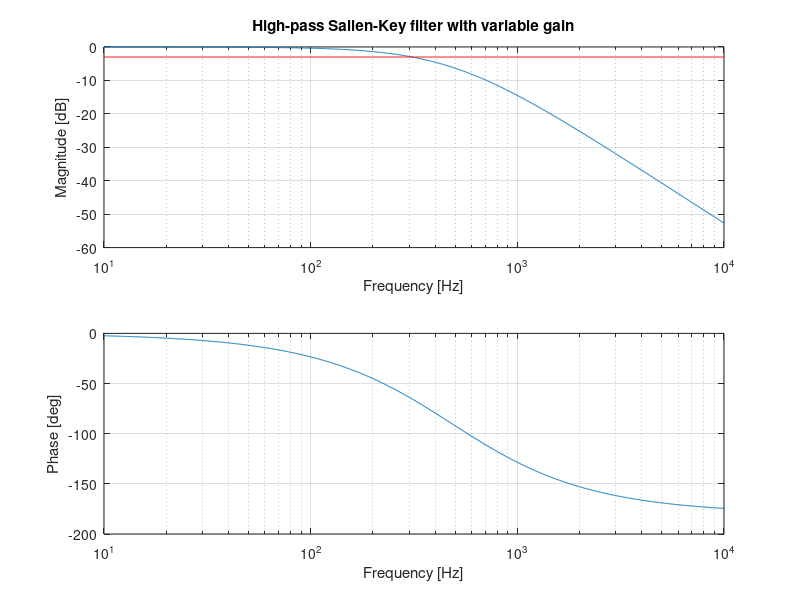

Write MATLAB code to recreate this figure.
%% Sallen-Key Lowpass filter with fixed Q
R1 = 3.3e+03;
R2 = 3.3e+03;
C1 = 100e-09;
C2 = 100e-09;

%% Fixed Q; voltage follower configuration
A = [0, -1/R2/C1;
     1/R1/C2, -(1/R1+1/R2)/C2];
%
B = [0;
     -1/R1/C2];
% 
C = [1, 0];
%
D = 0;

%%
f = logspace(1,4,1000);
sys = ss(A,B,C,D);
[mag,ph] = bode(sys,2*pi*f);

figure;
%
subplot(211); semilogx(f,20*log10(mag(:))); grid; hold on;
semilogx(f,(max(20*log10(mag(:)))-3)*ones(1,length(f)),'-r');
title('High-pass Sallen-Key filter with variable gain');
xlabel('Frequency [Hz]');
ylabel('Magnitude [dB]');
%
subplot(212); semilogx(f,ph(:)); grid;
xlabel('Frequency [Hz]');
ylabel('Phase [deg]');